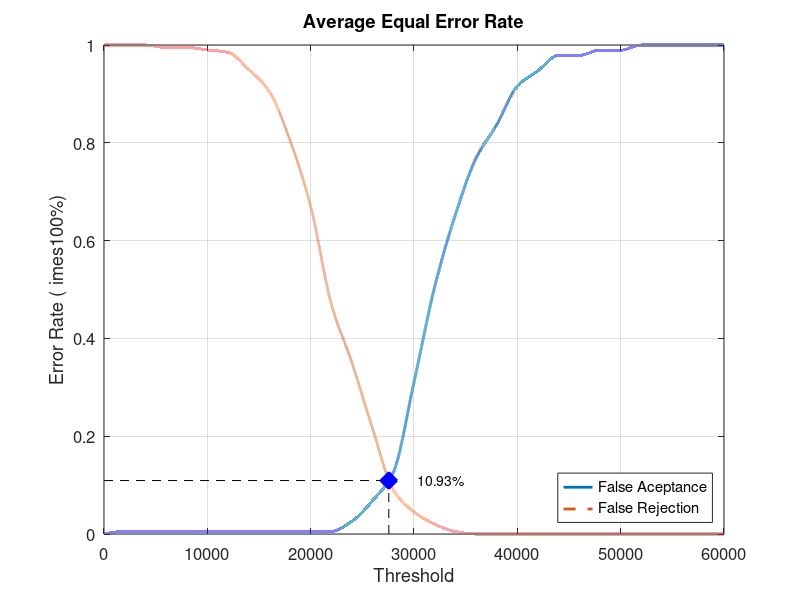
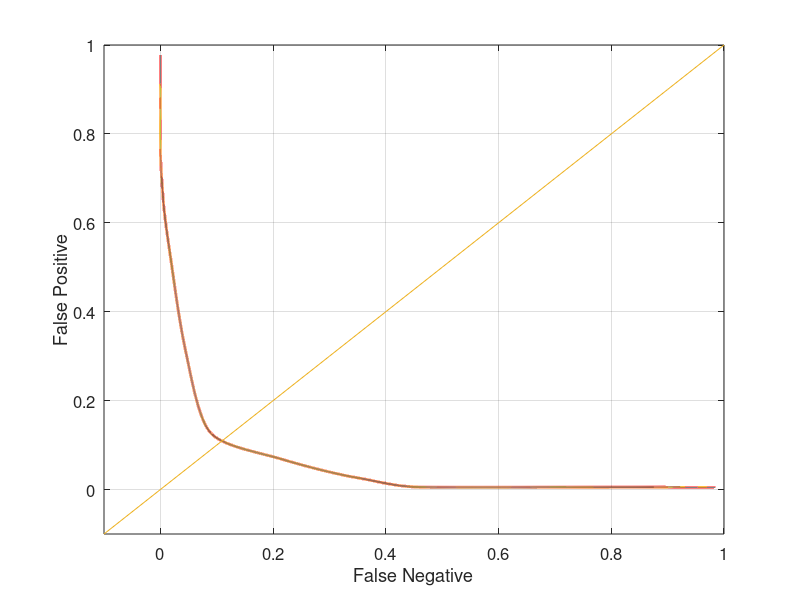

Recreate these plots in MATLAB, in order.
close all;
clear;
clc;
x = 0:2000:60000;
xq = 0:0.5:60000;

y0 = [0 0.00526316 0.00526316 0.00526316 0.00526316 0.00526316 0.00526316 0.00526316 0.00526316 0.00526316 0.00526316 0.00526316 0.0263158 0.0684211 0.126316 0.310526 0.505263 0.652632 0.768421 0.836842 0.915789 0.947368 0.978947 0.978947 0.989474 0.989474 1 1 1 1 1]
yy0 = interp1(x, y0, xq, 'pchip');
y1 = [1 1 1 0.995 0.995 0.99 0.985 0.95 0.905 0.805 0.67 0.47 0.35 0.215 0.09 0.045 0.02 0.005 0 0 0 0 0 0 0 0 0 0 0 0 0]
yy1 = interp1(x, y1, xq, 'pchip');

% Calculating EER: 
y2 = abs(y0 - y1);
find(y2 == min(y2))
yy2 = abs(yy0 - yy1);
xEER = find(yy2 == min(yy2));
xEERIndex = xq(xEER) % X-axis EER
yEER = yy0(xEER) % Y-axis EER

main = figure
plot(xq, yy0,'-','LineWidth', 2);	hold on
plot(xq, yy1,'--','LineWidth', 2);	hold on
plot([xEERIndex xEERIndex], [0 yEER], 'k--');	hold on
plot([0 xEERIndex], [yEER yEER], 'k--');	hold on
plot(xEERIndex, yEER, 'bx', 'LineWidth', 10);	hold on
text(xEERIndex + 10 * xEERIndex / 100, yEER, [num2str(round((10000 * yEER)) / 100) '%'])
legend('False Aceptance', 'False Rejection', 'Location', 'SouthEast')
xlabel('Threshold')
ylabel('Error Rate (	imes100%)')
title('Average Equal Error Rate')
set(gca, 'FontSize', 12)
axis([0 60000 0 1])
grid on

print(main, 'Database2_1Main', '-dpng');
FNRxFPR = figure('Color', [1 1 1]);
plot(yy1, yy0, '-', yy1, yy0, 'LineWidth', 2);
hold on
y = -0.1:0.1:1
plot(y, y); 
set(gca, 'FontSize', 12)
xlabel('False Negative')
ylabel('False Positive')
axis([-0.1 1 -0.1 1])
set(gca, 'FontSize', 12)
grid on

print(FNRxFPR, 'Database2_1FNRxFPR','-dpng');
